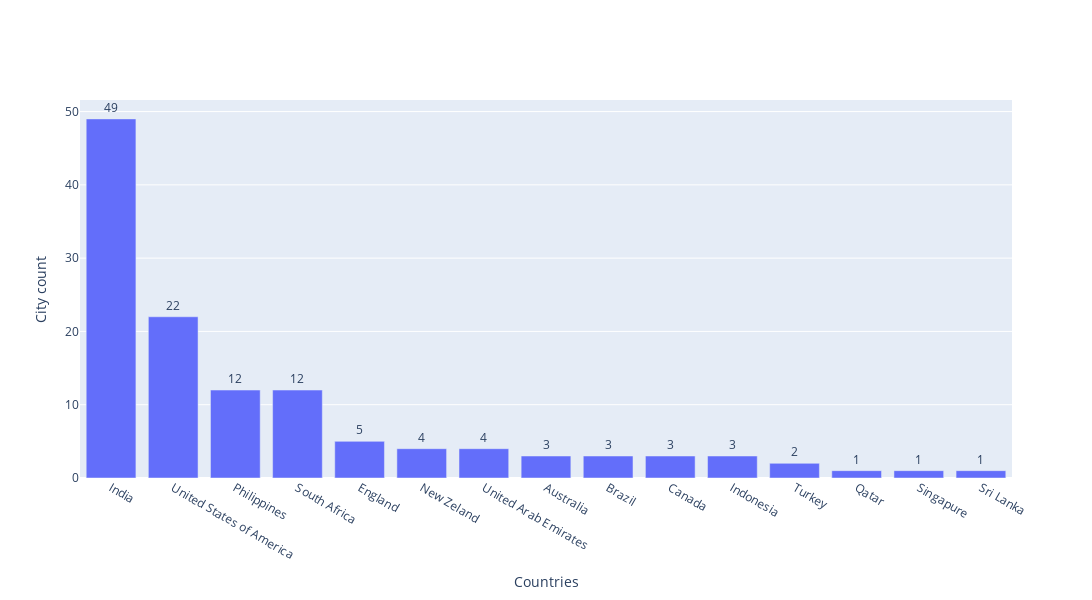

The code cell stored with this chart in its notebook:
### Markdown cell above
## 3. Número de cidades por país

### Code cell
grouped = df.loc[:, ['city','country']].groupby('country').nunique().sort_values('city', ascending=False).reset_index()

fig = go.Figure()

fig.add_trace(go.Bar(name='city_by_country',
                     x= grouped['country'],
                     y= grouped['city']))

fig.update_layout(autosize= False, width=1200, height= 600)
fig.update_yaxes(automargin = True)
fig.update_layout(xaxis_title= 'Countries', yaxis_title= 'City count')
fig.update_traces(textposition= 'outside')
fig.update_traces(text= grouped['city'])


fig.show()

### Figure 1 — Plotly figure (JSON) as saved in the notebook; plotly's stock layout.template omitted (floating-point values rounded to 4 significant figures)
{"data": [{"name": "city_by_country", "text": [49, 22, 12, 12, 5, 4, 4, 3, 3, 3, 3, 2, 1, 1, 1], "textposition": "outside", "type": "bar", "x": ["India", "United States of America", "Philippines", "South Africa", "England", "New Zeland", "United Arab Emirates", "Australia", "Brazil", "Canada", "Indonesia", "Turkey", "Qatar", "Singapure", "Sri Lanka"], "y": [49, 22, 12, 12, 5, 4, 4, 3, 3, 3, 3, 2, 1, 1, 1]}], "layout": {"autosize": false, "height": 600, "width": 1200, "xaxis": {"title": {"text": "Countries"}}, "yaxis": {"automargin": true, "title": {"text": "City count"}}}}
